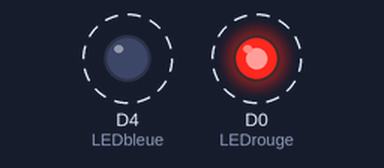
A sketch run on a simulated ESP8266 (NodeMCU). Shown: output pins drawn as LEDs (lit = HIGH). Dashed ring = blinking. What the sketch prints to the serial monitor is not drawn.

Above: at 0.06 s.
Timing chart, 0 to 3.0 s (numbered marks = the images above):
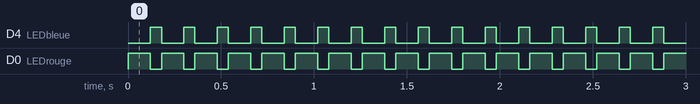

Measured:
- by itself, D4 (LEDbleue): alternates HIGH for 0.06 s and LOW for 0.12 s
- by itself, D0 (LEDrouge): alternates HIGH for 0.12 s and LOW for 0.06 s

The sketch:

blink.ino
```cpp
/*
ESP8266 — TEST DES LED SUR LES BOARDS LoLin & AMICA
  http://ouilogique.com/NodeMCU_esp8266/#programmation-en-arduino-c
  http://ouilogique.com/NodeMCU_esp8266_amica/
IDE ARDUINO 1.6.9 avec les librairies pour l’ESP8266
  https://github.com/esp8266/Arduino
NOTES
  - Sur OSX, les bibliothèques sont installées dans le répertoire :
    ~/Library/Arduino15/packages/
  - La carte Amica a deux LED, une rouge (GPIO 16) et une bleue (GPIO 2).
  - La carte LoLin n’a qu’une LED bleue (GPIO 2), mais le programme fonctionne quand même.
  - Quelques variables pour cette carte sont définies dans le fichier
    ~/Library/Arduino15/packages/esp8266/hardware/esp8266/2.2.0/variants/nodemcu/pins_arduino.h
PARAMÈTRES DE L’IDE
  Type de carte: "NodeMCU 1.0 (ESP-12E Module)"
  CPU Fequency: "80 MHz"             (fonctionne aussi avec l’overclock à 160 MHz)
  Flash Size: "4M (1M SPIFFS)"       (fonctionne aussi avec 4M (3M SPIFFS))
  Upload Speed: "115200"             (on peut aller plus vite, mais ça ne fonctionne pas toujours)
CONNEXIONS
  Aucune connexions requises. Seules les LED intégrées à la carte sont utilisées.
juin 2016, ouilogique.com
*/

#define ESP_MODULE_TYPE 'ESP-12E'
#if ESP_MODULE_TYPE == 'ESP-01'
static const uint8_t LEDrouge = 0; // GPIO 0;
static const uint8_t LEDbleue = 2; // GPIO 2;
#elif ESP_MODULE_TYPE == 'ESP-12E'
static const uint8_t LEDrouge = D0; // GPIO 16;
static const uint8_t LEDbleue = D4; // GPIO 2;
#endif
static const uint8_t LEDhigh  = 0;
static const uint8_t LEDlow   = 1;

void setup()
{
  Serial.begin( 9600 );
  Serial.print( "\n\nSTART\n" );

  pinMode( LEDbleue, OUTPUT );
  pinMode( LEDrouge, OUTPUT );
  digitalWrite( LEDbleue, LEDlow );
  digitalWrite( LEDrouge, LEDlow  );

  Serial.print( "FIN DU SETUP\n" );
}

void loop()
{
  digitalWrite( LEDbleue, LEDhigh );
  digitalWrite( LEDrouge, LEDlow  );
  delay( 120 );
  digitalWrite( LEDbleue, LEDlow  );
  digitalWrite( LEDrouge, LEDhigh );
  delay( 60 );
  Serial.print( "." );
}
```
